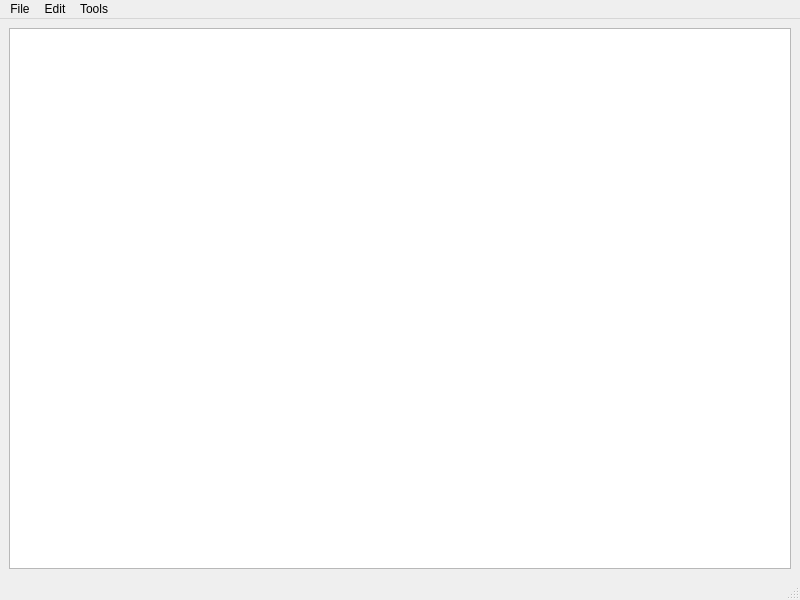
<?xml version="1.0" encoding="UTF-8"?>
<ui version="4.0">
 <class>MainWindow</class>
 <widget class="QMainWindow" name="MainWindow">
  <property name="geometry">
   <rect>
    <x>0</x>
    <y>0</y>
    <width>800</width>
    <height>600</height>
   </rect>
  </property>
  <property name="windowTitle">
   <string>MainWindow</string>
  </property>
  <widget class="QWidget" name="centralwidget">
   <layout class="QVBoxLayout" name="verticalLayout">
    <item>
     <widget class="QTextEdit" name="textEdit"/>
    </item>
   </layout>
  </widget>
  <widget class="QMenuBar" name="menubar">
   <property name="geometry">
    <rect>
     <x>0</x>
     <y>0</y>
     <width>800</width>
     <height>25</height>
    </rect>
   </property>
   <widget class="QMenu" name="menuFile">
    <property name="font">
     <font>
      <family>Segoe UI</family>
      <bold>false</bold>
     </font>
    </property>
    <property name="title">
     <string>File</string>
    </property>
    <addaction name="actionNew"/>
    <addaction name="actionOpen"/>
    <addaction name="separator"/>
    <addaction name="actionSave"/>
    <addaction name="actionSave_as"/>
   </widget>
   <widget class="QMenu" name="menuEdit">
    <property name="title">
     <string>Edit</string>
    </property>
    <addaction name="actionCopy"/>
    <addaction name="actionCut"/>
    <addaction name="actionPaste"/>
    <addaction name="separator"/>
    <addaction name="actionUndo"/>
    <addaction name="actionRedo"/>
   </widget>
   <widget class="QMenu" name="menuTools">
    <property name="title">
     <string>Tools</string>
    </property>
    <addaction name="actionconvert_to_jason"/>
    <addaction name="actionConvert_to_png"/>
   </widget>
   <addaction name="menuFile"/>
   <addaction name="menuEdit"/>
   <addaction name="menuTools"/>
  </widget>
  <widget class="QStatusBar" name="statusbar"/>
  <action name="actionOpen">
   <property name="icon">
    <iconset theme="QIcon::ThemeIcon::DocumentOpen">
     <normaloff>open.jpg</normaloff>open.jpg</iconset>
   </property>
   <property name="text">
    <string>Open</string>
   </property>
  </action>
  <action name="actionSave">
   <property name="icon">
    <iconset theme="QIcon::ThemeIcon::DocumentSave">
     <normaloff>save.jpg</normaloff>save.jpg</iconset>
   </property>
   <property name="text">
    <string>Save</string>
   </property>
  </action>
  <action name="actionSave_as">
   <property name="icon">
    <iconset theme="QIcon::ThemeIcon::DocumentSaveAs">
     <normaloff>save as.jpg</normaloff>save as.jpg</iconset>
   </property>
   <property name="text">
    <string>Save as</string>
   </property>
  </action>
  <action name="actionCopy">
   <property name="icon">
    <iconset theme="QIcon::ThemeIcon::EditCopy">
     <normaloff>copy.jpg</normaloff>copy.jpg</iconset>
   </property>
   <property name="text">
    <string>Copy</string>
   </property>
  </action>
  <action name="actionCut">
   <property name="icon">
    <iconset theme="QIcon::ThemeIcon::EditCut">
     <normaloff>cut.jpg</normaloff>cut.jpg</iconset>
   </property>
   <property name="text">
    <string>Cut</string>
   </property>
  </action>
  <action name="actionPaste">
   <property name="icon">
    <iconset theme="QIcon::ThemeIcon::EditPaste">
     <normaloff>paste.jpg</normaloff>paste.jpg</iconset>
   </property>
   <property name="text">
    <string>Paste</string>
   </property>
  </action>
  <action name="actionUndo">
   <property name="icon">
    <iconset theme="QIcon::ThemeIcon::EditUndo">
     <normaloff>undo.jpg</normaloff>undo.jpg</iconset>
   </property>
   <property name="text">
    <string>Undo</string>
   </property>
  </action>
  <action name="actionRedo">
   <property name="icon">
    <iconset theme="QIcon::ThemeIcon::EditRedo">
     <normaloff>redo.jpg</normaloff>redo.jpg</iconset>
   </property>
   <property name="text">
    <string>Redo</string>
   </property>
  </action>
  <action name="actionNew">
   <property name="icon">
    <iconset theme="QIcon::ThemeIcon::DocumentNew">
     <normaloff>new.jpg</normaloff>new.jpg</iconset>
   </property>
   <property name="text">
    <string>New</string>
   </property>
   <property name="font">
    <font>
     <family>Segoe UI Symbol</family>
     <bold>false</bold>
    </font>
   </property>
  </action>
  <action name="actionconvert_to_jason">
   <property name="text">
    <string>Convert to json</string>
   </property>
  </action>
  <action name="actionConvert_to_png">
   <property name="text">
    <string>Convert to png</string>
   </property>
  </action>
 </widget>
 <resources/>
 <connections/>
</ui>
